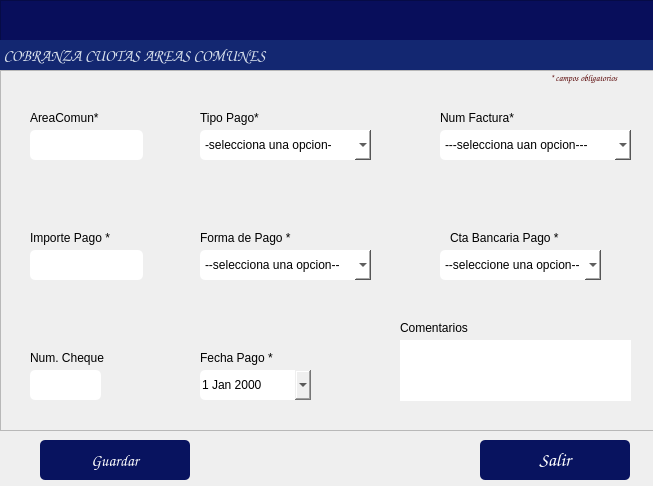
<?xml version="1.0" encoding="UTF-8"?>
<ui version="4.0">
 <class>Dialog</class>
 <widget class="QDialog" name="Dialog">
  <property name="windowModality">
   <enum>Qt::WindowModality::ApplicationModal</enum>
  </property>
  <property name="geometry">
   <rect>
    <x>0</x>
    <y>0</y>
    <width>653</width>
    <height>486</height>
   </rect>
  </property>
  <property name="windowTitle">
   <string/>
  </property>
  <property name="modal">
   <bool>true</bool>
  </property>
  <widget class="QPushButton" name="btnRegistrar">
   <property name="geometry">
    <rect>
     <x>40</x>
     <y>440</y>
     <width>150</width>
     <height>40</height>
    </rect>
   </property>
   <property name="font">
    <font>
     <family>Comic Sans MS</family>
     <pointsize>12</pointsize>
    </font>
   </property>
   <property name="styleSheet">
    <string notr="true">background-color: rgb(8, 19, 95);
color: rgb(255, 255, 255);
border-radius:5px;</string>
   </property>
   <property name="text">
    <string>Guardar</string>
   </property>
   <property name="icon">
    <iconset>
     <normaloff>../iconos/guardar.png</normaloff>../iconos/guardar.png</iconset>
   </property>
   <property name="iconSize">
    <size>
     <width>40</width>
     <height>40</height>
    </size>
   </property>
  </widget>
  <widget class="QPushButton" name="btnSalir">
   <property name="geometry">
    <rect>
     <x>480</x>
     <y>440</y>
     <width>150</width>
     <height>40</height>
    </rect>
   </property>
   <property name="font">
    <font>
     <family>Comic Sans MS</family>
     <pointsize>14</pointsize>
     <bold>false</bold>
    </font>
   </property>
   <property name="styleSheet">
    <string notr="true">background-color: rgb(8, 19, 95);
color: rgb(255, 255, 255);
border-radius:5px;</string>
   </property>
   <property name="text">
    <string>Salir</string>
   </property>
   <property name="icon">
    <iconset>
     <normaloff>../iconos/salir.ico</normaloff>../iconos/salir.ico</iconset>
   </property>
   <property name="iconSize">
    <size>
     <width>30</width>
     <height>30</height>
    </size>
   </property>
  </widget>
  <widget class="QFrame" name="frame_5">
   <property name="geometry">
    <rect>
     <x>0</x>
     <y>0</y>
     <width>681</width>
     <height>71</height>
    </rect>
   </property>
   <property name="maximumSize">
    <size>
     <width>16777215</width>
     <height>16777215</height>
    </size>
   </property>
   <property name="styleSheet">
    <string notr="true">background-color: rgb(8, 14, 91);</string>
   </property>
   <property name="frameShape">
    <enum>QFrame::Shape::StyledPanel</enum>
   </property>
   <property name="frameShadow">
    <enum>QFrame::Shadow::Raised</enum>
   </property>
   <widget class="QLabel" name="label_13">
    <property name="geometry">
     <rect>
      <x>0</x>
      <y>40</y>
      <width>832</width>
      <height>31</height>
     </rect>
    </property>
    <property name="font">
     <font>
      <family>Comic Sans MS</family>
      <pointsize>12</pointsize>
      <bold>true</bold>
     </font>
    </property>
    <property name="styleSheet">
     <string notr="true">color: rgb(255, 255, 255);
background-color: rgb(19, 39, 113);
color: rgb(255, 78, 2);
color: rgb(216, 224, 236);</string>
    </property>
    <property name="text">
     <string> COBRANZA CUOTAS AREAS COMUNES</string>
    </property>
    <property name="alignment">
     <set>Qt::AlignmentFlag::AlignLeading|Qt::AlignmentFlag::AlignLeft|Qt::AlignmentFlag::AlignVCenter</set>
    </property>
   </widget>
  </widget>
  <widget class="QFrame" name="frame">
   <property name="geometry">
    <rect>
     <x>0</x>
     <y>70</y>
     <width>671</width>
     <height>361</height>
    </rect>
   </property>
   <property name="frameShape">
    <enum>QFrame::Shape::StyledPanel</enum>
   </property>
   <property name="frameShadow">
    <enum>QFrame::Shadow::Raised</enum>
   </property>
   <widget class="QLabel" name="label_9">
    <property name="geometry">
     <rect>
      <x>30</x>
      <y>280</y>
      <width>81</width>
      <height>16</height>
     </rect>
    </property>
    <property name="text">
     <string>Num. Cheque</string>
    </property>
   </widget>
   <widget class="QComboBox" name="cmbTipoCuota">
    <property name="geometry">
     <rect>
      <x>200</x>
      <y>60</y>
      <width>171</width>
      <height>30</height>
     </rect>
    </property>
    <property name="styleSheet">
     <string notr="true">background-color: rgb(255, 255, 255);
border-radius:5px;</string>
    </property>
    <item>
     <property name="text">
      <string>-selecciona una opcion-</string>
     </property>
    </item>
    <item>
     <property name="text">
      <string>pago mensual</string>
     </property>
    </item>
    <item>
     <property name="text">
      <string>pago atrasado</string>
     </property>
    </item>
    <item>
     <property name="text">
      <string>pago anticipado</string>
     </property>
    </item>
    <item>
     <property name="text">
      <string>pago no identificado</string>
     </property>
    </item>
    <item>
     <property name="text">
      <string>pago parcial o a cuenta</string>
     </property>
    </item>
   </widget>
   <widget class="QTextEdit" name="txtComentarios">
    <property name="geometry">
     <rect>
      <x>400</x>
      <y>270</y>
      <width>231</width>
      <height>61</height>
     </rect>
    </property>
    <property name="styleSheet">
     <string notr="true">border-radius:5px;</string>
    </property>
   </widget>
   <widget class="QLabel" name="label_5">
    <property name="geometry">
     <rect>
      <x>200</x>
      <y>160</y>
      <width>91</width>
      <height>16</height>
     </rect>
    </property>
    <property name="text">
     <string>Forma de Pago *</string>
    </property>
   </widget>
   <widget class="QLabel" name="label">
    <property name="geometry">
     <rect>
      <x>30</x>
      <y>40</y>
      <width>81</width>
      <height>16</height>
     </rect>
    </property>
    <property name="text">
     <string>AreaComun*</string>
    </property>
   </widget>
   <widget class="QComboBox" name="cmbFormaPago">
    <property name="geometry">
     <rect>
      <x>200</x>
      <y>180</y>
      <width>171</width>
      <height>30</height>
     </rect>
    </property>
    <property name="styleSheet">
     <string notr="true">background-color: rgb(255, 255, 255);
border-radius:5px;</string>
    </property>
    <item>
     <property name="text">
      <string>--selecciona una opcion--</string>
     </property>
    </item>
    <item>
     <property name="text">
      <string>Transferencia SPEI</string>
     </property>
    </item>
    <item>
     <property name="text">
      <string>Cheque</string>
     </property>
    </item>
    <item>
     <property name="text">
      <string>Deposito Bancario</string>
     </property>
    </item>
    <item>
     <property name="text">
      <string>Transferencia Interna</string>
     </property>
    </item>
   </widget>
   <widget class="QLabel" name="label_6">
    <property name="geometry">
     <rect>
      <x>30</x>
      <y>160</y>
      <width>81</width>
      <height>16</height>
     </rect>
    </property>
    <property name="text">
     <string>Importe Pago *</string>
    </property>
   </widget>
   <widget class="QDateEdit" name="boxDate">
    <property name="geometry">
     <rect>
      <x>200</x>
      <y>300</y>
      <width>111</width>
      <height>30</height>
     </rect>
    </property>
    <property name="styleSheet">
     <string notr="true">border-radius:5px;</string>
    </property>
    <property name="calendarPopup">
     <bool>true</bool>
    </property>
   </widget>
   <widget class="QLabel" name="label_10">
    <property name="geometry">
     <rect>
      <x>400</x>
      <y>250</y>
      <width>71</width>
      <height>16</height>
     </rect>
    </property>
    <property name="text">
     <string>Comentarios</string>
    </property>
   </widget>
   <widget class="QLabel" name="label_12">
    <property name="geometry">
     <rect>
      <x>440</x>
      <y>40</y>
      <width>101</width>
      <height>16</height>
     </rect>
    </property>
    <property name="text">
     <string>Num Factura*</string>
    </property>
   </widget>
   <widget class="QLabel" name="label_7">
    <property name="geometry">
     <rect>
      <x>200</x>
      <y>280</y>
      <width>81</width>
      <height>16</height>
     </rect>
    </property>
    <property name="text">
     <string>Fecha Pago *</string>
    </property>
   </widget>
   <widget class="QComboBox" name="cmbCtaBancaria">
    <property name="geometry">
     <rect>
      <x>440</x>
      <y>180</y>
      <width>161</width>
      <height>30</height>
     </rect>
    </property>
    <property name="styleSheet">
     <string notr="true">background-color: rgb(255, 255, 255);
border-radius:5px;</string>
    </property>
    <item>
     <property name="text">
      <string>--seleccione una opcion--</string>
     </property>
    </item>
   </widget>
   <widget class="QLabel" name="label_4">
    <property name="geometry">
     <rect>
      <x>200</x>
      <y>40</y>
      <width>81</width>
      <height>16</height>
     </rect>
    </property>
    <property name="text">
     <string>Tipo Pago*</string>
    </property>
   </widget>
   <widget class="QLabel" name="label_8">
    <property name="geometry">
     <rect>
      <x>450</x>
      <y>160</y>
      <width>111</width>
      <height>16</height>
     </rect>
    </property>
    <property name="text">
     <string>Cta Bancaria Pago *</string>
    </property>
   </widget>
   <widget class="QComboBox" name="cmbFactura">
    <property name="geometry">
     <rect>
      <x>440</x>
      <y>60</y>
      <width>191</width>
      <height>30</height>
     </rect>
    </property>
    <property name="styleSheet">
     <string notr="true">background-color: rgb(255, 255, 255);
border-radius:5px;
</string>
    </property>
    <item>
     <property name="text">
      <string>---selecciona uan opcion---</string>
     </property>
    </item>
   </widget>
   <widget class="QLineEdit" name="txtAreaC">
    <property name="geometry">
     <rect>
      <x>30</x>
      <y>60</y>
      <width>113</width>
      <height>30</height>
     </rect>
    </property>
    <property name="styleSheet">
     <string notr="true">border-radius:5px;</string>
    </property>
   </widget>
   <widget class="QLineEdit" name="txtImporte">
    <property name="geometry">
     <rect>
      <x>30</x>
      <y>180</y>
      <width>113</width>
      <height>30</height>
     </rect>
    </property>
    <property name="styleSheet">
     <string notr="true">border-radius:5px;</string>
    </property>
   </widget>
   <widget class="QLineEdit" name="txtCheque">
    <property name="geometry">
     <rect>
      <x>30</x>
      <y>300</y>
      <width>71</width>
      <height>30</height>
     </rect>
    </property>
    <property name="styleSheet">
     <string notr="true">border-radius:5px;</string>
    </property>
   </widget>
   <widget class="QLabel" name="label_3">
    <property name="geometry">
     <rect>
      <x>550</x>
      <y>0</y>
      <width>151</width>
      <height>16</height>
     </rect>
    </property>
    <property name="font">
     <font>
      <family>Comic Sans MS</family>
      <pointsize>7</pointsize>
      <italic>true</italic>
      <bold>true</bold>
     </font>
    </property>
    <property name="styleSheet">
     <string notr="true">color: rgb(85, 0, 0);</string>
    </property>
    <property name="text">
     <string>* campos obligatorios</string>
    </property>
   </widget>
  </widget>
 </widget>
 <resources/>
 <connections/>
</ui>
